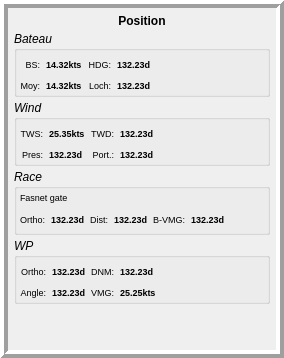
     <widget class="QWidget" name="tab_details">
      <property name="autoFillBackground">
       <bool>true</bool>
      </property>
      <attribute name="title">
       <string>Details</string>
      </attribute>
      <layout class="QHBoxLayout" name="horizontalLayout_16">
       <property name="leftMargin">
        <number>0</number>
       </property>
       <property name="topMargin">
        <number>0</number>
       </property>
       <property name="rightMargin">
        <number>0</number>
       </property>
       <property name="bottomMargin">
        <number>0</number>
       </property>
       <item>
        <widget class="QFrame" name="frameDetails">
         <property name="frameShape">
          <enum>QFrame::Box</enum>
         </property>
         <property name="frameShadow">
          <enum>QFrame::Raised</enum>
         </property>
         <property name="lineWidth">
          <number>4</number>
         </property>
         <layout class="QVBoxLayout" name="verticalLayout_6">
          <property name="spacing">
           <number>3</number>
          </property>
          <property name="leftMargin">
           <number>6</number>
          </property>
          <property name="topMargin">
           <number>6</number>
          </property>
          <property name="rightMargin">
           <number>6</number>
          </property>
          <property name="bottomMargin">
           <number>6</number>
          </property>
          <item>
           <widget class="QLabel" name="det_POS">
            <property name="font">
             <font>
              <pointsize>9</pointsize>
              <weight>75</weight>
              <italic>false</italic>
              <bold>true</bold>
             </font>
            </property>
            <property name="text">
             <string>Position</string>
            </property>
            <property name="scaledContents">
             <bool>true</bool>
            </property>
            <property name="alignment">
             <set>Qt::AlignHCenter|Qt::AlignTop</set>
            </property>
           </widget>
          </item>
          <item>
           <widget class="QGroupBox" name="det_boatBox">
            <property name="font">
             <font>
              <pointsize>9</pointsize>
              <italic>true</italic>
             </font>
            </property>
            <property name="layoutDirection">
             <enum>Qt::LeftToRight</enum>
            </property>
            <property name="title">
             <string>Bateau</string>
            </property>
            <property name="flat">
             <bool>false</bool>
            </property>
            <layout class="QGridLayout" name="gridLayout_3">
             <property name="leftMargin">
              <number>3</number>
             </property>
             <property name="topMargin">
              <number>3</number>
             </property>
             <property name="rightMargin">
              <number>3</number>
             </property>
             <property name="bottomMargin">
              <number>3</number>
             </property>
             <item row="0" column="0">
              <widget class="QLabel" name="label_2">
               <property name="font">
                <font>
                 <pointsize>7</pointsize>
                 <italic>false</italic>
                </font>
               </property>
               <property name="text">
                <string>BS:</string>
               </property>
               <property name="alignment">
                <set>Qt::AlignRight|Qt::AlignTrailing|Qt::AlignVCenter</set>
               </property>
              </widget>
             </item>
             <item row="0" column="4">
              <widget class="QLabel" name="det_HDG">
               <property name="font">
                <font>
                 <pointsize>7</pointsize>
                 <weight>75</weight>
                 <italic>false</italic>
                 <bold>true</bold>
                </font>
               </property>
               <property name="text">
                <string>132.23d</string>
               </property>
               <property name="alignment">
                <set>Qt::AlignLeading|Qt::AlignLeft|Qt::AlignVCenter</set>
               </property>
              </widget>
             </item>
             <item row="0" column="2">
              <widget class="QLabel" name="det_BS">
               <property name="font">
                <font>
                 <pointsize>7</pointsize>
                 <weight>75</weight>
                 <italic>false</italic>
                 <bold>true</bold>
                </font>
               </property>
               <property name="text">
                <string>14.32kts</string>
               </property>
               <property name="alignment">
                <set>Qt::AlignLeading|Qt::AlignLeft|Qt::AlignVCenter</set>
               </property>
              </widget>
             </item>
             <item row="1" column="4">
              <widget class="QLabel" name="det_LOCH">
               <property name="font">
                <font>
                 <pointsize>7</pointsize>
                 <weight>75</weight>
                 <italic>false</italic>
                 <bold>true</bold>
                </font>
               </property>
               <property name="text">
                <string>132.23d</string>
               </property>
               <property name="alignment">
                <set>Qt::AlignLeading|Qt::AlignLeft|Qt::AlignVCenter</set>
               </property>
              </widget>
             </item>
             <item row="1" column="3">
              <widget class="QLabel" name="label_8">
               <property name="font">
                <font>
                 <pointsize>7</pointsize>
                 <italic>false</italic>
                </font>
               </property>
               <property name="text">
                <string>Loch:</string>
               </property>
               <property name="alignment">
                <set>Qt::AlignRight|Qt::AlignTrailing|Qt::AlignVCenter</set>
               </property>
              </widget>
             </item>
             <item row="1" column="0">
              <widget class="QLabel" name="label_6">
               <property name="font">
                <font>
                 <pointsize>7</pointsize>
                 <italic>false</italic>
                </font>
               </property>
               <property name="text">
                <string>Moy:</string>
               </property>
               <property name="alignment">
                <set>Qt::AlignRight|Qt::AlignTrailing|Qt::AlignVCenter</set>
               </property>
              </widget>
             </item>
             <item row="1" column="2">
              <widget class="QLabel" name="det_AVG">
               <property name="font">
                <font>
                 <pointsize>7</pointsize>
                 <weight>75</weight>
                 <italic>false</italic>
                 <bold>true</bold>
                </font>
               </property>
               <property name="text">
                <string>14.32kts</string>
               </property>
               <property name="alignment">
                <set>Qt::AlignLeading|Qt::AlignLeft|Qt::AlignVCenter</set>
               </property>
              </widget>
             </item>
             <item row="0" column="3">
              <widget class="QLabel" name="label_4">
               <property name="font">
                <font>
                 <pointsize>7</pointsize>
                 <italic>false</italic>
                </font>
               </property>
               <property name="text">
                <string>HDG:</string>
               </property>
               <property name="alignment">
                <set>Qt::AlignRight|Qt::AlignTrailing|Qt::AlignVCenter</set>
               </property>
              </widget>
             </item>
             <item row="0" column="5">
              <spacer name="horizontalSpacer_8">
               <property name="orientation">
                <enum>Qt::Horizontal</enum>
               </property>
               <property name="sizeHint" stdset="0">
                <size>
                 <width>40</width>
                 <height>20</height>
                </size>
               </property>
              </spacer>
             </item>
            </layout>
           </widget>
          </item>
          <item>
           <widget class="QGroupBox" name="det_windBox">
            <property name="font">
             <font>
              <pointsize>9</pointsize>
              <italic>true</italic>
             </font>
            </property>
            <property name="title">
             <string>Wind</string>
            </property>
            <layout class="QGridLayout" name="gridLayout">
             <property name="leftMargin">
              <number>3</number>
             </property>
             <property name="topMargin">
              <number>3</number>
             </property>
             <property name="rightMargin">
              <number>3</number>
             </property>
             <property name="bottomMargin">
              <number>3</number>
             </property>
             <item row="2" column="0">
              <widget class="QLabel" name="label_13">
               <property name="font">
                <font>
                 <pointsize>7</pointsize>
                 <italic>false</italic>
                </font>
               </property>
               <property name="text">
                <string>Pres:</string>
               </property>
               <property name="alignment">
                <set>Qt::AlignRight|Qt::AlignTrailing|Qt::AlignVCenter</set>
               </property>
              </widget>
             </item>
             <item row="2" column="3" colspan="2">
              <widget class="QLabel" name="det_DwWind">
               <property name="font">
                <font>
                 <pointsize>7</pointsize>
                 <weight>75</weight>
                 <italic>false</italic>
                 <bold>true</bold>
                </font>
               </property>
               <property name="text">
                <string>132.23d</string>
               </property>
               <property name="alignment">
                <set>Qt::AlignLeading|Qt::AlignLeft|Qt::AlignVCenter</set>
               </property>
              </widget>
             </item>
             <item row="2" column="2">
              <widget class="QLabel" name="label_14">
               <property name="font">
                <font>
                 <pointsize>7</pointsize>
                 <italic>false</italic>
                </font>
               </property>
               <property name="text">
                <string>Port.:</string>
               </property>
               <property name="alignment">
                <set>Qt::AlignRight|Qt::AlignTrailing|Qt::AlignVCenter</set>
               </property>
              </widget>
             </item>
             <item row="2" column="1">
              <widget class="QLabel" name="det_UPWind">
               <property name="font">
                <font>
                 <pointsize>7</pointsize>
                 <weight>75</weight>
                 <italic>false</italic>
                 <bold>true</bold>
                </font>
               </property>
               <property name="text">
                <string>132.23d</string>
               </property>
               <property name="alignment">
                <set>Qt::AlignLeading|Qt::AlignLeft|Qt::AlignVCenter</set>
               </property>
              </widget>
             </item>
             <item row="0" column="0">
              <widget class="QLabel" name="label_11">
               <property name="font">
                <font>
                 <pointsize>7</pointsize>
                 <italic>false</italic>
                </font>
               </property>
               <property name="text">
                <string>TWS:</string>
               </property>
               <property name="alignment">
                <set>Qt::AlignRight|Qt::AlignTrailing|Qt::AlignVCenter</set>
               </property>
              </widget>
             </item>
             <item row="0" column="1">
              <widget class="QLabel" name="det_TWS">
               <property name="font">
                <font>
                 <pointsize>7</pointsize>
                 <weight>75</weight>
                 <italic>false</italic>
                 <bold>true</bold>
                </font>
               </property>
               <property name="text">
                <string>25.35kts</string>
               </property>
               <property name="alignment">
                <set>Qt::AlignLeading|Qt::AlignLeft|Qt::AlignVCenter</set>
               </property>
              </widget>
             </item>
             <item row="0" column="3">
              <widget class="QLabel" name="det_TWD">
               <property name="font">
                <font>
                 <pointsize>7</pointsize>
                 <weight>75</weight>
                 <italic>false</italic>
                 <bold>true</bold>
                </font>
               </property>
               <property name="text">
                <string>132.23d</string>
               </property>
               <property name="alignment">
                <set>Qt::AlignLeading|Qt::AlignLeft|Qt::AlignVCenter</set>
               </property>
              </widget>
             </item>
             <item row="0" column="2">
              <widget class="QLabel" name="label_12">
               <property name="font">
                <font>
                 <pointsize>7</pointsize>
                 <italic>false</italic>
                </font>
               </property>
               <property name="text">
                <string>TWD:</string>
               </property>
               <property name="alignment">
                <set>Qt::AlignRight|Qt::AlignTrailing|Qt::AlignVCenter</set>
               </property>
              </widget>
             </item>
             <item row="0" column="4">
              <spacer name="horizontalSpacer_9">
               <property name="orientation">
                <enum>Qt::Horizontal</enum>
               </property>
               <property name="sizeHint" stdset="0">
                <size>
                 <width>40</width>
                 <height>20</height>
                </size>
               </property>
              </spacer>
             </item>
            </layout>
           </widget>
          </item>
          <item>
           <widget class="QGroupBox" name="det_raceBox">
            <property name="font">
             <font>
              <pointsize>9</pointsize>
              <italic>true</italic>
             </font>
            </property>
            <property name="title">
             <string>Race</string>
            </property>
            <layout class="QVBoxLayout" name="verticalLayout_5">
             <property name="leftMargin">
              <number>3</number>
             </property>
             <property name="topMargin">
              <number>3</number>
             </property>
             <property name="rightMargin">
              <number>3</number>
             </property>
             <property name="bottomMargin">
              <number>3</number>
             </property>
             <item>
              <widget class="QLabel" name="det_GATE">
               <property name="font">
                <font>
                 <pointsize>7</pointsize>
                 <italic>false</italic>
                </font>
               </property>
               <property name="text">
                <string>Fasnet gate</string>
               </property>
               <property name="alignment">
                <set>Qt::AlignLeading|Qt::AlignLeft|Qt::AlignVCenter</set>
               </property>
              </widget>
             </item>
             <item>
              <layout class="QHBoxLayout" name="horizontalLayout_9">
               <item>
                <widget class="QLabel" name="label_19">
                 <property name="font">
                  <font>
                   <pointsize>7</pointsize>
                   <italic>false</italic>
                  </font>
                 </property>
                 <property name="text">
                  <string>Ortho:</string>
                 </property>
                 <property name="alignment">
                  <set>Qt::AlignRight|Qt::AlignTrailing|Qt::AlignVCenter</set>
                 </property>
                </widget>
               </item>
               <item>
                <widget class="QLabel" name="det_GATE_ORT">
                 <property name="font">
                  <font>
                   <pointsize>7</pointsize>
                   <weight>75</weight>
                   <italic>false</italic>
                   <bold>true</bold>
                  </font>
                 </property>
                 <property name="text">
                  <string>132.23d</string>
                 </property>
                 <property name="alignment">
                  <set>Qt::AlignLeading|Qt::AlignLeft|Qt::AlignVCenter</set>
                 </property>
                </widget>
               </item>
               <item>
                <widget class="QLabel" name="label_18">
                 <property name="font">
                  <font>
                   <pointsize>7</pointsize>
                   <italic>false</italic>
                  </font>
                 </property>
                 <property name="text">
                  <string>Dist:</string>
                 </property>
                 <property name="alignment">
                  <set>Qt::AlignRight|Qt::AlignTrailing|Qt::AlignVCenter</set>
                 </property>
                </widget>
               </item>
               <item>
                <widget class="QLabel" name="det_GATE_DIST">
                 <property name="font">
                  <font>
                   <pointsize>7</pointsize>
                   <weight>75</weight>
                   <italic>false</italic>
                   <bold>true</bold>
                  </font>
                 </property>
                 <property name="text">
                  <string>132.23d</string>
                 </property>
                 <property name="alignment">
                  <set>Qt::AlignLeading|Qt::AlignLeft|Qt::AlignVCenter</set>
                 </property>
                </widget>
               </item>
               <item>
                <widget class="QLabel" name="label_17">
                 <property name="font">
                  <font>
                   <pointsize>7</pointsize>
                   <italic>false</italic>
                  </font>
                 </property>
                 <property name="text">
                  <string>B-VMG:</string>
                 </property>
                 <property name="alignment">
                  <set>Qt::AlignRight|Qt::AlignTrailing|Qt::AlignVCenter</set>
                 </property>
                </widget>
               </item>
               <item>
                <widget class="QLabel" name="det_GATE_VMG">
                 <property name="font">
                  <font>
                   <pointsize>7</pointsize>
                   <weight>75</weight>
                   <italic>false</italic>
                   <bold>true</bold>
                  </font>
                 </property>
                 <property name="text">
                  <string>132.23d</string>
                 </property>
                 <property name="alignment">
                  <set>Qt::AlignLeading|Qt::AlignLeft|Qt::AlignVCenter</set>
                 </property>
                </widget>
               </item>
               <item>
                <spacer name="horizontalSpacer_20">
                 <property name="orientation">
                  <enum>Qt::Horizontal</enum>
                 </property>
                 <property name="sizeHint" stdset="0">
                  <size>
                   <width>40</width>
                   <height>20</height>
                  </size>
                 </property>
                </spacer>
               </item>
              </layout>
             </item>
            </layout>
           </widget>
          </item>
          <item>
           <widget class="QGroupBox" name="det_WPbox">
            <property name="font">
             <font>
              <pointsize>9</pointsize>
              <italic>true</italic>
             </font>
            </property>
            <property name="title">
             <string>WP</string>
            </property>
            <layout class="QGridLayout" name="gridLayout_2">
             <property name="leftMargin">
              <number>3</number>
             </property>
             <property name="topMargin">
              <number>3</number>
             </property>
             <property name="rightMargin">
              <number>3</number>
             </property>
             <property name="bottomMargin">
              <number>3</number>
             </property>
             <item row="0" column="0">
              <widget class="QLabel" name="label_3">
               <property name="font">
                <font>
                 <pointsize>7</pointsize>
                 <italic>false</italic>
                </font>
               </property>
               <property name="text">
                <string>Ortho:</string>
               </property>
               <property name="alignment">
                <set>Qt::AlignRight|Qt::AlignTrailing|Qt::AlignVCenter</set>
               </property>
              </widget>
             </item>
             <item row="2" column="1">
              <widget class="QLabel" name="det_ANGLE">
               <property name="font">
                <font>
                 <pointsize>7</pointsize>
                 <weight>75</weight>
                 <italic>false</italic>
                 <bold>true</bold>
                </font>
               </property>
               <property name="text">
                <string>132.23d</string>
               </property>
               <property name="alignment">
                <set>Qt::AlignLeading|Qt::AlignLeft|Qt::AlignVCenter</set>
               </property>
              </widget>
             </item>
             <item row="0" column="1">
              <widget class="QLabel" name="det_ORT">
               <property name="font">
                <font>
                 <pointsize>7</pointsize>
                 <weight>75</weight>
                 <italic>false</italic>
                 <bold>true</bold>
                </font>
               </property>
               <property name="text">
                <string>132.23d</string>
               </property>
               <property name="alignment">
                <set>Qt::AlignLeading|Qt::AlignLeft|Qt::AlignVCenter</set>
               </property>
              </widget>
             </item>
             <item row="2" column="0">
              <widget class="QLabel" name="label_7">
               <property name="font">
                <font>
                 <pointsize>7</pointsize>
                 <italic>false</italic>
                </font>
               </property>
               <property name="text">
                <string>Angle:</string>
               </property>
               <property name="alignment">
                <set>Qt::AlignRight|Qt::AlignTrailing|Qt::AlignVCenter</set>
               </property>
              </widget>
             </item>
             <item row="0" column="2">
              <widget class="QLabel" name="label_5">
               <property name="font">
                <font>
                 <pointsize>7</pointsize>
                 <italic>false</italic>
                </font>
               </property>
               <property name="text">
                <string>DNM:</string>
               </property>
               <property name="alignment">
                <set>Qt::AlignRight|Qt::AlignTrailing|Qt::AlignVCenter</set>
               </property>
              </widget>
             </item>
             <item row="0" column="3">
              <widget class="QLabel" name="det_DNM">
               <property name="font">
                <font>
                 <pointsize>7</pointsize>
                 <weight>75</weight>
                 <italic>false</italic>
                 <bold>true</bold>
                </font>
               </property>
               <property name="text">
                <string>132.23d</string>
               </property>
               <property name="alignment">
                <set>Qt::AlignLeading|Qt::AlignLeft|Qt::AlignVCenter</set>
               </property>
              </widget>
             </item>
             <item row="2" column="2">
              <widget class="QLabel" name="label_9">
               <property name="font">
                <font>
                 <pointsize>7</pointsize>
                 <italic>false</italic>
                </font>
               </property>
               <property name="text">
                <string>VMG:</string>
               </property>
               <property name="alignment">
                <set>Qt::AlignRight|Qt::AlignTrailing|Qt::AlignVCenter</set>
               </property>
              </widget>
             </item>
             <item row="2" column="3">
              <widget class="QLabel" name="det_VMG">
               <property name="font">
                <font>
                 <pointsize>7</pointsize>
                 <weight>75</weight>
                 <italic>false</italic>
                 <bold>true</bold>
                </font>
               </property>
               <property name="text">
                <string>25.25kts</string>
               </property>
               <property name="alignment">
                <set>Qt::AlignLeading|Qt::AlignLeft|Qt::AlignVCenter</set>
               </property>
              </widget>
             </item>
             <item row="0" column="4">
              <spacer name="horizontalSpacer_10">
               <property name="orientation">
                <enum>Qt::Horizontal</enum>
               </property>
               <property name="sizeHint" stdset="0">
                <size>
                 <width>40</width>
                 <height>20</height>
                </size>
               </property>
              </spacer>
             </item>
            </layout>
           </widget>
          </item>
          <item>
           <spacer name="verticalSpacer_3">
            <property name="orientation">
             <enum>Qt::Vertical</enum>
            </property>
            <property name="sizeHint" stdset="0">
             <size>
              <width>20</width>
              <height>40</height>
             </size>
            </property>
           </spacer>
          </item>
         </layout>
        </widget>
       </item>
      </layout>
     </widget>
